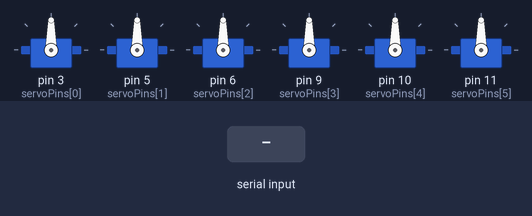
Bench run of a sketch on a simulated Arduino Uno, built with avr-gcc and run on an emulated ATmega328P. On the bench: 6 × servo. The inputs (shaded band) are chosen by the test bench.

Above: at 1.2 s.
1.3 s: "S:,45\n" received over Serial
At 2.9 s:
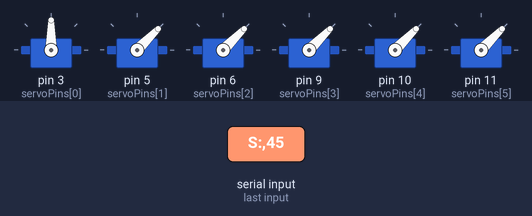
3.2 s: "S:90\n" received over Serial
At 3.36 s:
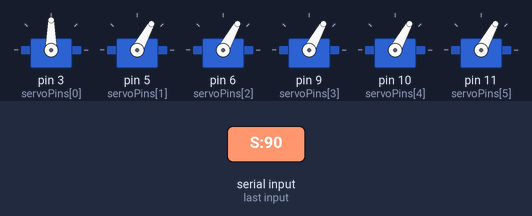
Timing chart, 0 to 6.2 s (numbered marks = the images above; inputs shaded):
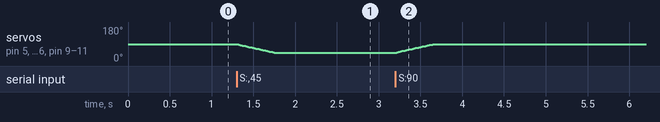

The sketch:

Arduino_Code.ino
```cpp
#include <Servo.h>

Servo servos[6];

const int servoPins[6] = {3, 5, 6, 9, 10, 11};

const int NUM_SERVOS = 6;
const int MOVE_STEP = 2; // smoothing step in degrees
const int UPDATE_MS = 20; // update interval

int currentAngle[6];
int targetAngle[6];

void setup() {
  Serial.begin(115200);
  for (int i=0; i<NUM_SERVOS; ++i) {
    servos[i].attach(servoPins[i]);
    currentAngle[i] = 90; // safe midpose; change if needed
    targetAngle[i] = 90;
    servos[i].write(currentAngle[i]);
  }
}

void loop() {
  if (Serial.available()) {
    String line = Serial.readStringUntil('\n');
    line.trim();

    if (line.length() > 2 && line.startsWith("S:")) {
      line = line.substring(2);
      int idx = 0;
      int start = 0;
      for (int i=0; i<NUM_SERVOS; ++i) {
        int comma = line.indexOf(',', start);
        String token;
        if (comma == -1) {
          token = line.substring(start);
        } else {
          token = line.substring(start, comma);
          start = comma + 1;
        }
        token.trim();
        if (token.length() > 0) {
          int ang = token.toInt();
          ang = constrain(ang, 0, 180); // enforce safe range
          targetAngle[i] = ang;
        }
      }
    }
  }


  bool moved = false;
  for (int i=0; i<NUM_SERVOS; ++i) {
    if (currentAngle[i] < targetAngle[i]) {
      currentAngle[i] = min(currentAngle[i] + MOVE_STEP, targetAngle[i]);
      servos[i].write(currentAngle[i]);
      moved = true;
    } else if (currentAngle[i] > targetAngle[i]) {
      currentAngle[i] = max(currentAngle[i] - MOVE_STEP, targetAngle[i]);
      servos[i].write(currentAngle[i]);
      moved = true;
    }
  }
  delay(UPDATE_MS);
}
```

Measured:
- after the input at 1.3 s, servo on pin 5 (servoPins[1]), servo on pin 6 (servoPins[2]), servo on pin 9 (servoPins[3]), servo on pin 10 (servoPins[4]), servo on pin 11 (servoPins[5]): moves from 90° to 45° over 0.45 s, starting at once
- after the input at 3.2 s, servo on pin 5 (servoPins[1]), servo on pin 6 (servoPins[2]), servo on pin 9 (servoPins[3]), servo on pin 10 (servoPins[4]), servo on pin 11 (servoPins[5]): moves from 45° to 90° over 0.45 s, starting at once
